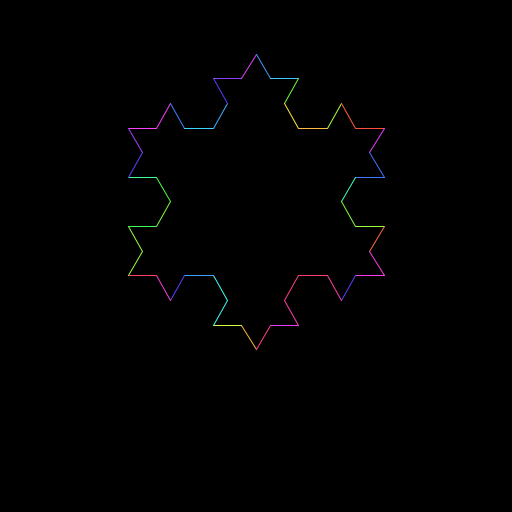
Frame 1 (no input)
Frame 60 (the mouse pressed at the canvas centre just before this capture): identical to frame 1, image omitted
Frame 120 (the mouse held since frame 60 and released just before this capture): identical to frame 1, image omitted

The Processing sketch that drew this single still picture (run headless with seeded random() and noise(); from frame 60 on, the mouse is pressed at the canvas centre):

// Processing sketch: processing_97255
// ── processing_97255.pde

int inv, it;
void setup() {
  size(512, 512);
  colorMode(HSB);
  inv = 1;
  it = 3;
}

void draw(){
  background(0);
  translate(256,256);
  if(inv == 1){
    koch( -128, -128, 128, -128, it);
    koch( 0, 128*sqrt(3)-128, -128, -128, it);
    koch( 128, -128, 0, 128*sqrt(3)-128, it);
  }
  else{
    koch( 128, -128, -128, -128, it);
    koch( -128, -128, 0, 128*sqrt(3)-128, it);
    koch( 0, 128*sqrt(3)-128, 128, -128, it);
  }
}

void mouseClicked(){
  inv*=-1;
}

void keyPressed(){
  switch(key){
    case '1': it = 1; break;
    case '2': it = 2; break;
    case '3': it = 3; break;
    case '4': it = 4; break;
    case '5': it = 5; break;
    case '6': it = 6; break;
  }
}

void koch(float x1, float y1, float x2, float y2, int i) {
  if (i>1) {
    koch( x1, y1, (x1+x1+x2)/3, (y1+y1+y2)/3, i-1);
    koch( (x1+x1+x2)/3, (y1+y1+y2)/3, (x1+x2)/2 - (y1-y2)*sqrt(3)/6, (y1+y2)/2 + (x1-x2)*sqrt(3)/6, i-1);
    koch( (x1+x2)/2 - (y1-y2)*sqrt(3)/6, (y1+y2)/2 + (x1-x2)*sqrt(3)/6, (x1+x2+x2)/3, (y1+y2+y2)/3, i-1);
    koch( (x1+x2+x2)/3, (y1+y2+y2)/3, x2, y2, i-1);
  }
  if (i==1) {
    stroke(2*sqrt(sq(y2-128)+sq(x1-128))%256, 192, 255);
    line(x1, y1, x2, y2);
  }
}
